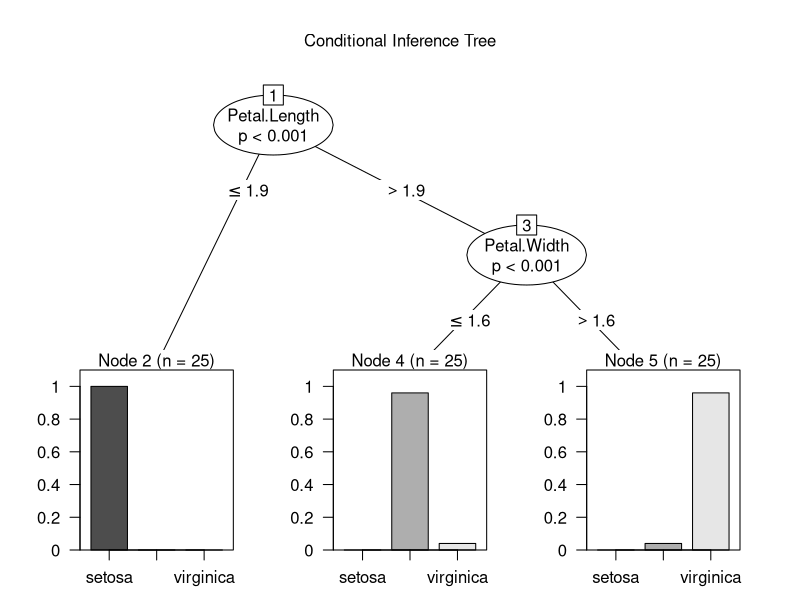

The R source for this figure:
data()
?iris
View(iris)
data("iris")
# Splitting data into training and testing. As the species are in order 
# splitting the data based on species 


iris_setosa<-iris[iris$Species=="setosa",] # 50
iris_versicolor <- iris[iris$Species=="versicolor",] # 50
iris_virginica <- iris[iris$Species=="virginica",] # 50
iris_train <- rbind(iris_setosa[1:25,],iris_versicolor[1:25,],iris_virginica[1:25,])
iris_test <- rbind(iris_setosa[26:50,],iris_versicolor[26:50,],iris_virginica[26:50,])

# building model
library(party)
fit.ctree <- ctree(Species~., data=iris_train)
plot(fit.ctree, main="Conditional Inference Tree")

# Training accuracy
ctree.pred <- predict(fit.ctree, iris_train, type="response")

mean(iris_train$Species==ctree.pred) # 97.33% Accuracy

ctree.perf <- table(iris_train$Species, ctree.pred,
                     dnn=c("Actual", "Predicted"))
ctree.perf

library(caret)
confusionMatrix(ctree.pred,iris_train$Species)

# predicting on test data
ctree.pred1 <- predict(fit.ctree, iris_test, type="response")
ctree.perf1 <- table(iris_test$Species, ctree.pred1,
                      dnn=c("Actual", "Predicted"))
ctree.perf1
mean(ctree.pred1==iris_test$Species) # 94.67% accuracy 
confusionMatrix(ctree.pred1,iris_test$Species)
library(gmodels)
# Cross tablez
CrossTable(iris_test$Species,ctree.pred1)
